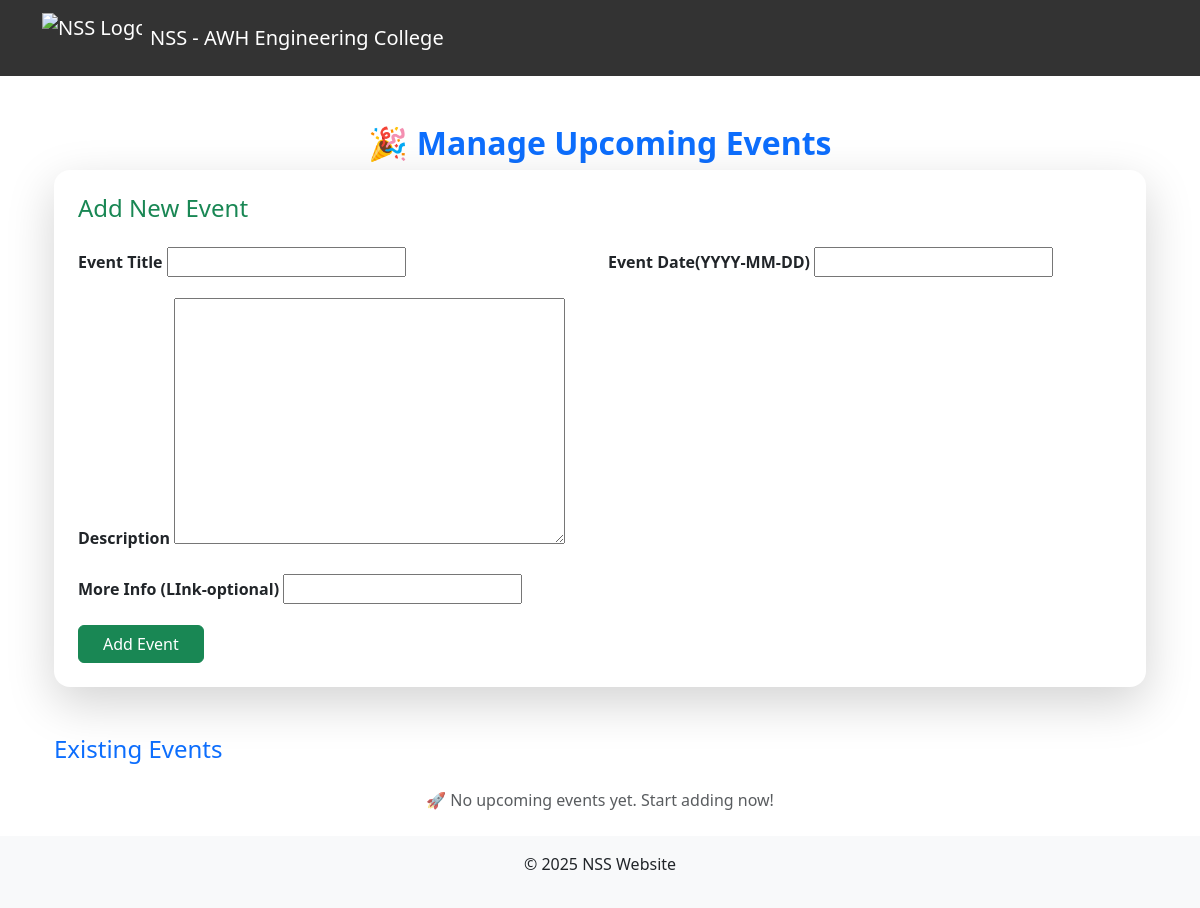
The app's page /manage-events/, older data.
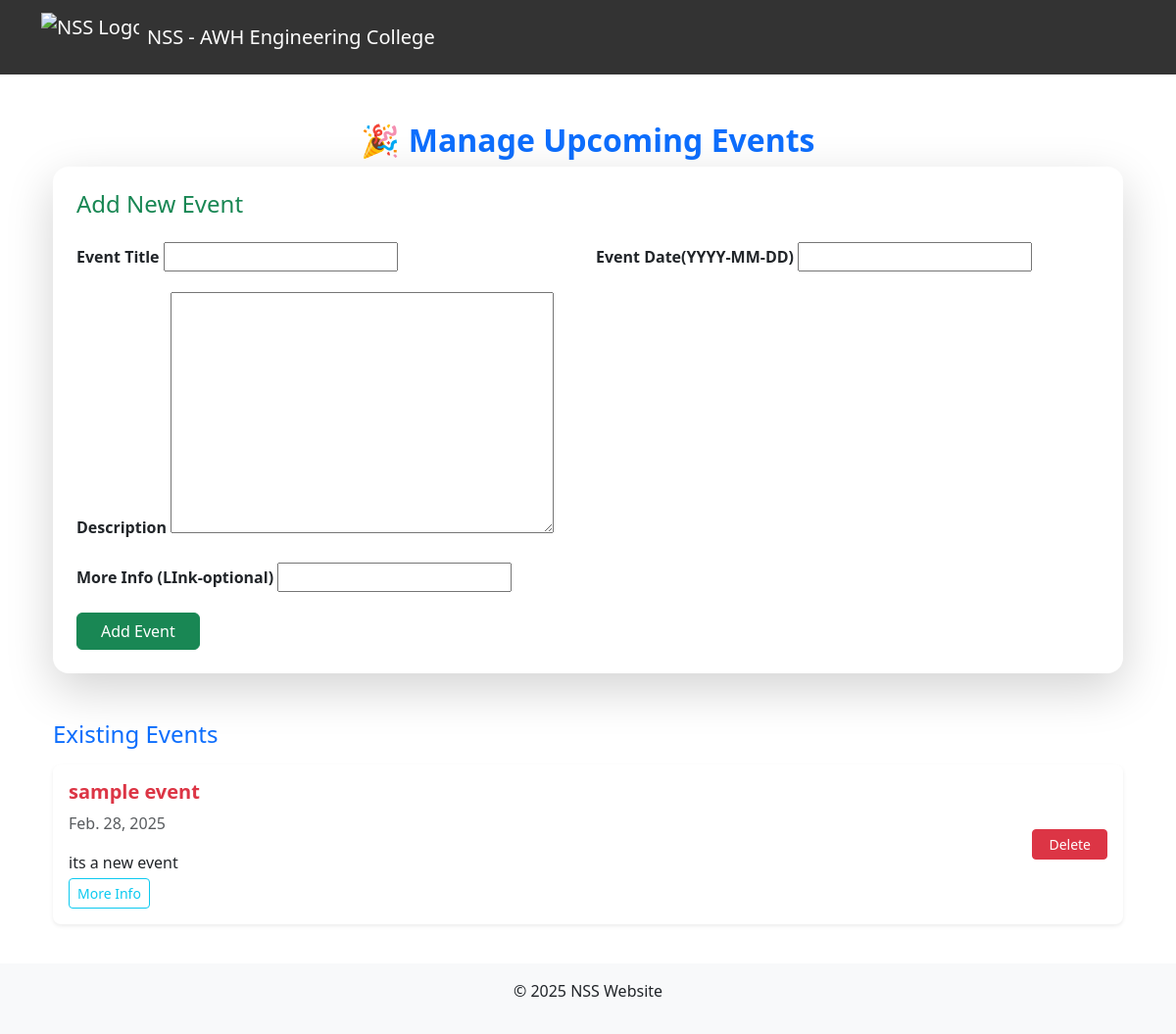
The same page, newer data.
### nss/models.py (models this page shows, shortened)
class UpcomingEvent(models.Model):
    title = models.CharField(max_length=255)
    date = models.DateField()
    description = models.TextField()
    link = models.URLField(blank=True, null=True)  # Optional registration link

### nss/views.py (the view)
# urls.py: path('manage-events/', manage_events, name='manage_events'),
def manage_events(request):
    events = UpcomingEvent.objects.all()
    if request.method == "POST":
        form = UpcomingEventForm(request.POST)
        print(request.POST)  # Debugging: Check form data
        if form.is_valid():
            form.save()
            print("Event saved successfully!")  # Debugging: Success message
            return redirect('manage_events')
        else:
            print("Form errors:", form.errors)  # Debugging: Show form errors
    else:
        form = UpcomingEventForm()
    return render(request, 'events/manage_events.html', {'events': events, 'form': form})

### nss/forms.py
class UpcomingEventForm(forms.ModelForm):
    class Meta:
        model = UpcomingEvent
        fields = ['title', 'date', 'description', 'link']

### nss/templates/events/manage_events.html (shortened to what this page needs)
{% extends 'base.html' %}
{% block content %}
<div class="container mt-5">
    <h2 class="text-center text-primary fw-bold">🎉 Manage Upcoming Events</h2>
    <div class="card shadow-lg border-0 rounded-4 p-4 mb-5 bg-white">
        <h4 class="text-success"> Add New Event</h4>
        <form method="POST" class="mt-3">
            <div class="row g-3">
                <div class="col-md-6">
                    <label class="form-label fw-semibold">Event Title</label>
                    {{ form.title }}
                </div>
                <div class="col-md-6">
                    <label class="form-label fw-semibold">Event Date(YYYY-MM-DD)</label>
                    {{ form.date }}
                </div>
                <div class="col-12">
                    <label class="form-label fw-semibold">Description</label>
                    {{ form.description }}
                </div>
                <div class="col-12">
                    <label class="form-label fw-semibold">More Info (LInk-optional)</label>
                    {{ form.link }}
                </div>
            </div>
            <button type="submit" class="btn btn-success mt-3 px-4">
                 Add Event
            </button>
        </form>
    </div>
    <h4 class="text-primary mt-4"> Existing Events</h4>
    {% if events %}
        <div class="list-group mt-3">
            {% for event in events %}
            <div class="list-group-item d-flex justify-content-between align-items-center border-0 shadow-sm p-3 rounded-3 mb-3">
                <div>
                    <h5 class="fw-bold text-danger">{{ event.title }}</h5>
                    <p class="text-muted"> {{ event.date }}</p>
                    <p class="mb-1">{{ event.description }}</p>
                    {% if event.link %}
                        <a href="{{ event.link }}" target="_blank" class="btn btn-outline-info btn-sm">
                             More Info
                        </a>
                    {% endif %}
                </div>
                <a href="{% url 'delete_event' event.id %}" class="btn btn-danger btn-sm px-3">
                     Delete
                </a>
            </div>
            {% endfor %}
        </div>
    {% else %}
        <p class="text-center text-muted mt-4">🚀 No upcoming events yet. Start adding now!</p>
    {% endif %}
</div>
{% endblock %}

Row changes from the older to the newer data that the page shows:
added UpcomingEvent: title "sample event", date "Feb. 28, 2025", description "its a new event"
Text that changed along with them:
text no longer shown: "🚀 No upcoming events yet. Start adding now!"
